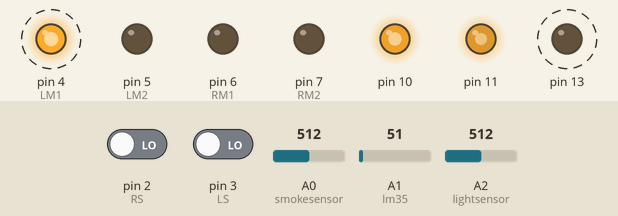
The sketch below on a simulated Arduino Uno, built with avr-gcc and run on an emulated ATmega328P. On the bench: output pins drawn as LEDs (lit = HIGH). Dashed ring = blinking. The inputs (shaded band) are chosen by the test bench; at power-on: pin 2 (RS) LOW, pin 3 (LS) LOW, A0 (smokesensor) = 512, A1 (lm35) = 51, A2 (lightsensor) = 512. What the sketch prints to the serial monitor is not drawn.

Above: at 1.2 s.
1.3 s: pin 2 (RS) driven HIGH
At 1.57 s:
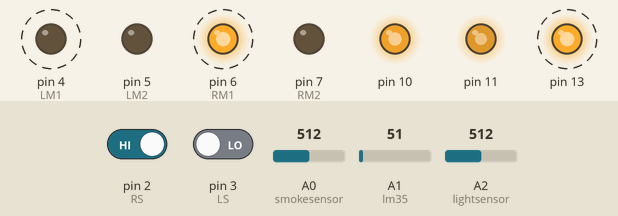
4.8 s: pin 3 (LS) driven HIGH
At 5.28 s:
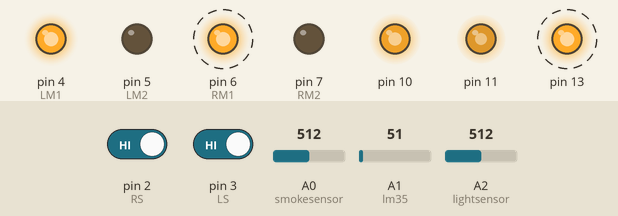
8.3 s: pin 2 (RS) driven LOW
At 8.99 s:
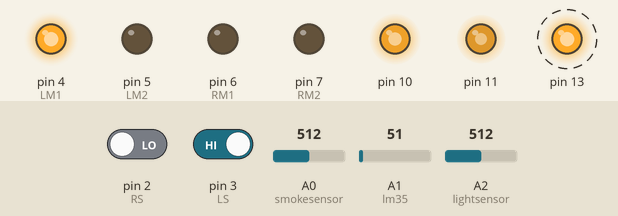
11.8 s: pin 3 (LS) driven LOW
At 12.5 s:
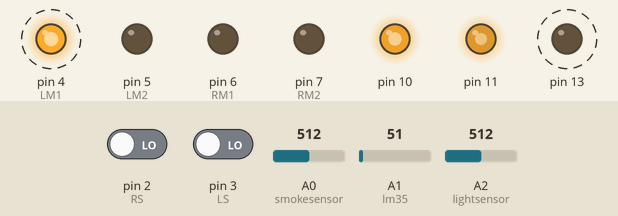
Timing chart, 0 to 16.3 s (numbered marks = the images above; inputs shaded):
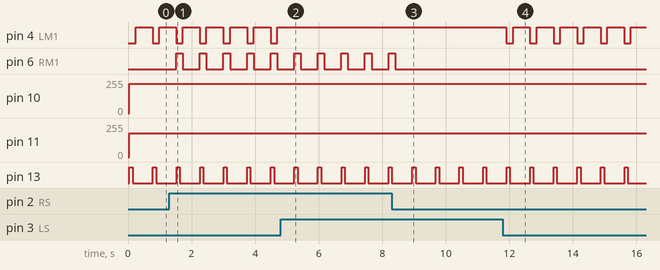

The sketch:

Fire-Alarm-System-with-Line-Following-Bot.ino
```cpp
/* These are the sensors reading variables */
// For SENSORS ANALOG INPUT

  int smokesensor = 0;
  int lm35 = 1;
  int lightsensor = 2;

  #define LS 3
  #define RS 2

  #define LM1 4
  #define LM2 5
  #define RM1 6
  #define RM2 7

/* These are the output to the connected pins */
// For OUTPUT PINS

void setup() {
  // put your setup code here, to run once:
  Serial.begin(9600);

  pinMode(LS,INPUT);
  pinMode(RS,INPUT);
  pinMode(LM1,OUTPUT);
  pinMode(LM2,OUTPUT);
  pinMode(RM1,OUTPUT);
  pinMode(RM2,OUTPUT);
  pinMode(10,OUTPUT);
  pinMode(11,OUTPUT);

  pinMode(13, OUTPUT);

}

void loop() {
  // put your main code here, to run repeatedly:

  int smokesensorvalue=analogRead(smokesensor);


  int analogvalue;
  float temprature;
  analogvalue= analogRead(lm35);
  temprature= float(analogvalue)/1023;
  temprature= temprature*500;

  int lightsensorvalue = analogRead(lightsensor);

  Serial.println("Sensors Data ");
  Serial.print("Smoke Reading(PPM)   :");
  Serial.println(smokesensorvalue);
  Serial.print("Temprature Reading(f):");
  Serial.println(temprature);
  Serial.print("Light Intensity      :");
  Serial.println(lightsensorvalue);


  if(digitalRead(LS)&&digitalRead(RS)) //$wrd
  {
    digitalWrite(LM1,HIGH);
    digitalWrite(LM2,LOW);
    digitalWrite(RM1,HIGH);
    digitalWrite(RM2,LOW);
    analogWrite(11,180);
    analogWrite(10,220);

  }


  if(!(digitalRead(LS))&&digitalRead(RS)) //right
  {
    digitalWrite(LM1,LOW);
    digitalWrite(LM2,LOW);
    digitalWrite(RM1,HIGH);
    digitalWrite(RM2,LOW);
    analogWrite(11,180);
    analogWrite(10,220);

  }

  if(digitalRead(LS)&&!(digitalRead(RS))) //left
  {
    digitalWrite(LM1,HIGH);
    digitalWrite(LM2,LOW);
    digitalWrite(RM1,LOW);
    digitalWrite(RM2,LOW);
    analogWrite(11,180);
    analogWrite(10,220);
  }

  if(!(digitalRead(LS))&&!(digitalRead(RS))) //stop
  {
    digitalWrite(LM1,LOW);
    digitalWrite(LM2,LOW);
    digitalWrite(RM1,LOW);
    digitalWrite(RM2,LOW);
    analogWrite(11,180);
    analogWrite(10,220);
  }
   if(lightsensorvalue > 200 or  smokesensorvalue > 430 or temprature > 100 )
  {
  Serial.print("CRUCIAL");
  digitalWrite(13, HIGH);   // turn the LED on (HIGH is the voltage level)
  delay(100);              // wait for a second
  digitalWrite(13, LOW);    // turn the LED off by making the voltage LOW
  delay(100);
  digitalWrite(LM1,HIGH);
  digitalWrite(LM2,LOW);
  digitalWrite(RM1,LOW);
  digitalWrite(RM2,LOW);
  analogWrite(11,180);
  analogWrite(10,220);

  }

  delay(500);

}
```

Measured:
- after the input at 1.3 s, pin 6 (RM1): alternates HIGH for 0.21 s and LOW for 0.53 s, starting after 0.22 s
- after the input at 4.8 s, pin 4 (LM1): stops changing and stays HIGH
- after the input at 8.3 s, pin 6 (RM1): goes on until 8.4 s, then stays LOW
- after the input at 11.8 s, pin 4 (LM1): alternates HIGH for 0.53 s and LOW for 0.21 s, starting after 0.11 s
- by itself, pin 4 (LM1): alternates HIGH for 0.53 s and LOW for 0.21 s
- by itself, pin 13: alternates HIGH for 0.10 s and LOW for 0.64 s
